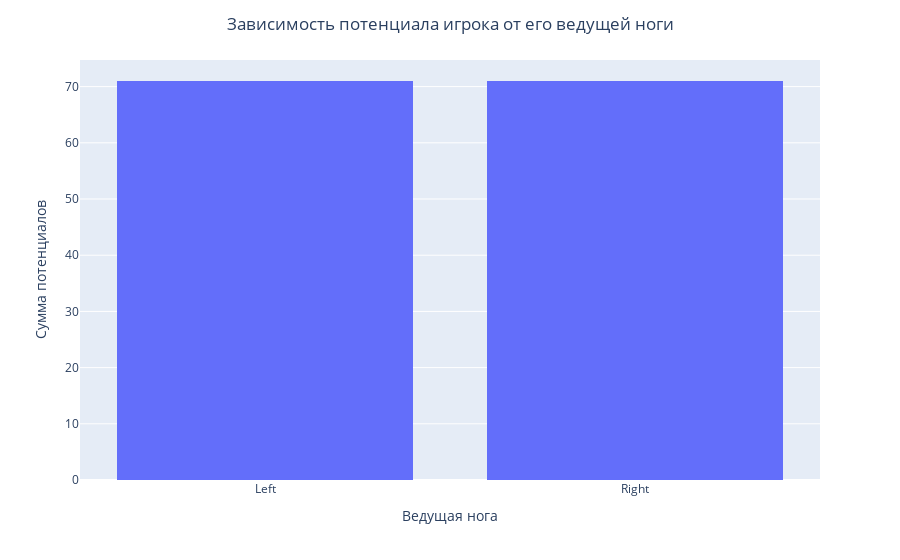

Write notebook code for a chart like this one.
### Code cell
fig_foot_rep = px.histogram(df_foot_median,
                            x="Preferred Foot",
                            y="Potential")

fig_foot_rep.update_layout(
    title="Зависимость потенциала игрока от его ведущей ноги",
    title_x = 0.5,
    xaxis_title="Ведущая нога",
    yaxis_title="Сумма потенциалов")

fig_foot_rep.show()

### Figure 1 — Plotly figure (JSON) as saved in the notebook; plotly's stock layout.template omitted (floating-point values rounded to 4 significant figures)
{"data": [{"alignmentgroup": "True", "bingroup": "x", "histfunc": "sum", "hovertemplate": "Preferred Foot=%{x}<br>sum of Potential=%{y}<extra></extra>", "legendgroup": "", "marker": {"color": "#636efa", "pattern": {"shape": ""}}, "name": "", "offsetgroup": "", "orientation": "v", "showlegend": false, "type": "histogram", "x": ["Left", "Right"], "xaxis": "x", "y": [71, 71], "yaxis": "y"}], "layout": {"barmode": "relative", "legend": {"tracegroupgap": 0}, "margin": {"t": 60}, "title": {"text": "Зависимость потенциала игрока от его ведущей ноги", "x": 0.5}, "xaxis": {"anchor": "y", "domain": [0, 1], "title": {"text": "Ведущая нога"}}, "yaxis": {"anchor": "x", "domain": [0, 1], "title": {"text": "Сумма потенциалов"}}}}
